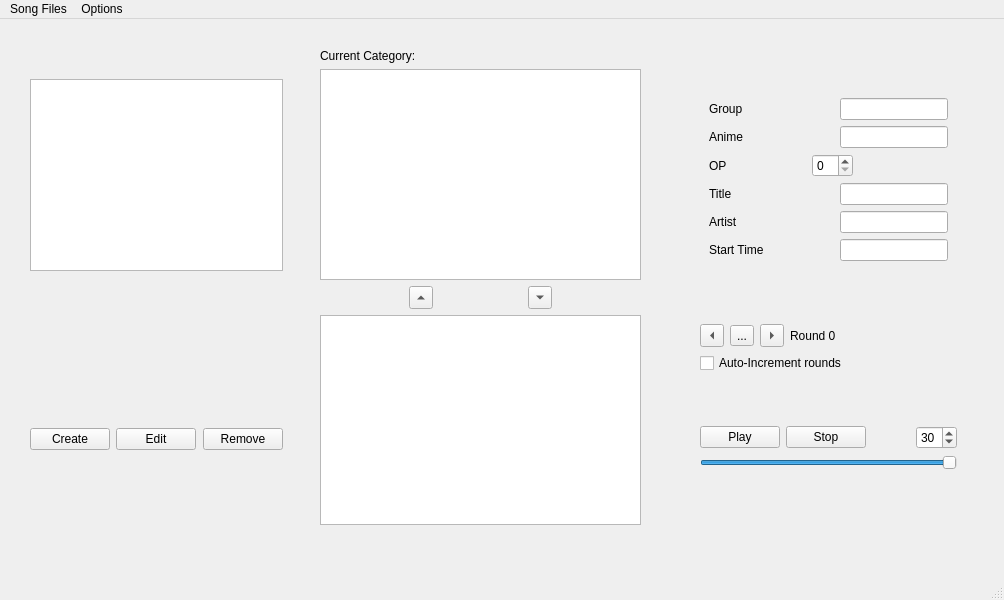
<?xml version="1.0" encoding="UTF-8"?>
<ui version="4.0">
 <class>MainWindow</class>
 <widget class="QMainWindow" name="MainWindow">
  <property name="geometry">
   <rect>
    <x>0</x>
    <y>0</y>
    <width>1004</width>
    <height>600</height>
   </rect>
  </property>
  <property name="windowTitle">
   <string>MainWindow</string>
  </property>
  <widget class="QWidget" name="centralwidget">
   <widget class="QWidget" name="layoutWidget">
    <property name="geometry">
     <rect>
      <x>30</x>
      <y>60</y>
      <width>253</width>
      <height>371</height>
     </rect>
    </property>
    <layout class="QVBoxLayout" name="category_layout">
     <item>
      <widget class="QListView" name="categoriesListView"/>
     </item>
     <item>
      <widget class="QLabel" name="category_description_label">
       <property name="text">
        <string/>
       </property>
      </widget>
     </item>
     <item>
      <spacer name="verticalSpacer_4">
       <property name="orientation">
        <enum>Qt::Vertical</enum>
       </property>
       <property name="sizeHint" stdset="0">
        <size>
         <width>20</width>
         <height>40</height>
        </size>
       </property>
      </spacer>
     </item>
     <item>
      <layout class="QHBoxLayout" name="category_button_layout">
       <item>
        <widget class="QPushButton" name="categoryCreateButton">
         <property name="text">
          <string>Create</string>
         </property>
        </widget>
       </item>
       <item>
        <spacer name="horizontalSpacer">
         <property name="orientation">
          <enum>Qt::Horizontal</enum>
         </property>
         <property name="sizeHint" stdset="0">
          <size>
           <width>40</width>
           <height>20</height>
          </size>
         </property>
        </spacer>
       </item>
       <item>
        <widget class="QPushButton" name="categoryEditButton">
         <property name="text">
          <string>Edit</string>
         </property>
        </widget>
       </item>
       <item>
        <spacer name="horizontalSpacer_2">
         <property name="orientation">
          <enum>Qt::Horizontal</enum>
         </property>
         <property name="sizeHint" stdset="0">
          <size>
           <width>40</width>
           <height>20</height>
          </size>
         </property>
        </spacer>
       </item>
       <item>
        <widget class="QPushButton" name="categoryRemoveButton">
         <property name="text">
          <string>Remove</string>
         </property>
        </widget>
       </item>
      </layout>
     </item>
    </layout>
   </widget>
   <widget class="QWidget" name="layoutWidget">
    <property name="geometry">
     <rect>
      <x>320</x>
      <y>30</y>
      <width>321</width>
      <height>476</height>
     </rect>
    </property>
    <layout class="QVBoxLayout" name="treeview_layout">
     <item>
      <widget class="QLabel" name="current_category_label">
       <property name="text">
        <string>Current Category:</string>
       </property>
      </widget>
     </item>
     <item>
      <widget class="QTreeView" name="songsInTreeView">
       <property name="dragEnabled">
        <bool>false</bool>
       </property>
       <property name="dragDropMode">
        <enum>QAbstractItemView::DragDrop</enum>
       </property>
       <property name="uniformRowHeights">
        <bool>false</bool>
       </property>
       <property name="sortingEnabled">
        <bool>true</bool>
       </property>
       <property name="headerHidden">
        <bool>true</bool>
       </property>
      </widget>
     </item>
     <item>
      <layout class="QHBoxLayout" name="horizontalLayout_2">
       <item>
        <spacer name="horizontalSpacer_3">
         <property name="orientation">
          <enum>Qt::Horizontal</enum>
         </property>
         <property name="sizeHint" stdset="0">
          <size>
           <width>40</width>
           <height>20</height>
          </size>
         </property>
        </spacer>
       </item>
       <item>
        <widget class="QToolButton" name="moveSongInButton">
         <property name="text">
          <string>...</string>
         </property>
         <property name="autoRaise">
          <bool>false</bool>
         </property>
         <property name="arrowType">
          <enum>Qt::UpArrow</enum>
         </property>
        </widget>
       </item>
       <item>
        <spacer name="horizontalSpacer_4">
         <property name="orientation">
          <enum>Qt::Horizontal</enum>
         </property>
         <property name="sizeHint" stdset="0">
          <size>
           <width>40</width>
           <height>20</height>
          </size>
         </property>
        </spacer>
       </item>
       <item>
        <widget class="QToolButton" name="moveSongOutButton">
         <property name="text">
          <string>...</string>
         </property>
         <property name="arrowType">
          <enum>Qt::DownArrow</enum>
         </property>
        </widget>
       </item>
       <item>
        <spacer name="horizontalSpacer_5">
         <property name="orientation">
          <enum>Qt::Horizontal</enum>
         </property>
         <property name="sizeHint" stdset="0">
          <size>
           <width>40</width>
           <height>20</height>
          </size>
         </property>
        </spacer>
       </item>
      </layout>
     </item>
     <item>
      <widget class="QTreeView" name="songsOutTreeView">
       <property name="dragEnabled">
        <bool>true</bool>
       </property>
       <property name="dragDropMode">
        <enum>QAbstractItemView::DragDrop</enum>
       </property>
       <property name="sortingEnabled">
        <bool>true</bool>
       </property>
       <property name="headerHidden">
        <bool>true</bool>
       </property>
      </widget>
     </item>
    </layout>
   </widget>
   <widget class="QWidget" name="layoutWidget">
    <property name="geometry">
     <rect>
      <x>700</x>
      <y>50</y>
      <width>257</width>
      <height>421</height>
     </rect>
    </property>
    <layout class="QVBoxLayout" name="song_layout">
     <item>
      <widget class="QStackedWidget" name="song_group_info_display">
       <property name="currentIndex">
        <number>0</number>
       </property>
       <widget class="QWidget" name="songInfoPage">
        <layout class="QVBoxLayout" name="verticalLayout_2">
         <item>
          <layout class="QVBoxLayout" name="verticalLayout">
           <item>
            <widget class="QLabel" name="fileNameLabel">
             <property name="text">
              <string/>
             </property>
            </widget>
           </item>
           <item>
            <layout class="QHBoxLayout" name="horizontalLayout_11">
             <item>
              <widget class="QLabel" name="label_6">
               <property name="text">
                <string>Group</string>
               </property>
              </widget>
             </item>
             <item>
              <widget class="QLineEdit" name="songGroupEdit">
               <property name="sizePolicy">
                <sizepolicy hsizetype="Fixed" vsizetype="Fixed">
                 <horstretch>0</horstretch>
                 <verstretch>0</verstretch>
                </sizepolicy>
               </property>
              </widget>
             </item>
            </layout>
           </item>
           <item>
            <layout class="QHBoxLayout" name="horizontalLayout_4">
             <item>
              <widget class="QLabel" name="label">
               <property name="text">
                <string>Anime</string>
               </property>
              </widget>
             </item>
             <item>
              <widget class="QLineEdit" name="songAnimeEdit">
               <property name="sizePolicy">
                <sizepolicy hsizetype="Fixed" vsizetype="Fixed">
                 <horstretch>0</horstretch>
                 <verstretch>0</verstretch>
                </sizepolicy>
               </property>
              </widget>
             </item>
            </layout>
           </item>
           <item>
            <layout class="QHBoxLayout" name="horizontalLayout_7">
             <item>
              <widget class="QLabel" name="label_5">
               <property name="text">
                <string>OP</string>
               </property>
              </widget>
             </item>
             <item>
              <widget class="QSpinBox" name="songOpSpinBox">
               <property name="sizePolicy">
                <sizepolicy hsizetype="Fixed" vsizetype="Fixed">
                 <horstretch>0</horstretch>
                 <verstretch>0</verstretch>
                </sizepolicy>
               </property>
              </widget>
             </item>
             <item>
              <spacer name="horizontalSpacer_8">
               <property name="orientation">
                <enum>Qt::Horizontal</enum>
               </property>
               <property name="sizeType">
                <enum>QSizePolicy::Fixed</enum>
               </property>
               <property name="sizeHint" stdset="0">
                <size>
                 <width>95</width>
                 <height>20</height>
                </size>
               </property>
              </spacer>
             </item>
            </layout>
           </item>
           <item>
            <layout class="QHBoxLayout" name="horizontalLayout_5">
             <item>
              <widget class="QLabel" name="label_2">
               <property name="text">
                <string>Title</string>
               </property>
              </widget>
             </item>
             <item>
              <widget class="QLineEdit" name="songTitleEdit">
               <property name="sizePolicy">
                <sizepolicy hsizetype="Fixed" vsizetype="Fixed">
                 <horstretch>0</horstretch>
                 <verstretch>0</verstretch>
                </sizepolicy>
               </property>
              </widget>
             </item>
            </layout>
           </item>
           <item>
            <layout class="QHBoxLayout" name="horizontalLayout_6">
             <item>
              <widget class="QLabel" name="label_3">
               <property name="text">
                <string>Artist</string>
               </property>
              </widget>
             </item>
             <item>
              <widget class="QLineEdit" name="songArtistEdit">
               <property name="sizePolicy">
                <sizepolicy hsizetype="Fixed" vsizetype="Fixed">
                 <horstretch>0</horstretch>
                 <verstretch>0</verstretch>
                </sizepolicy>
               </property>
              </widget>
             </item>
            </layout>
           </item>
           <item>
            <layout class="QHBoxLayout" name="horizontalLayout_8">
             <item>
              <widget class="QLabel" name="label_4">
               <property name="text">
                <string>Start Time</string>
               </property>
              </widget>
             </item>
             <item>
              <widget class="QLineEdit" name="songStartTimeEdit">
               <property name="sizePolicy">
                <sizepolicy hsizetype="Fixed" vsizetype="Fixed">
                 <horstretch>0</horstretch>
                 <verstretch>0</verstretch>
                </sizepolicy>
               </property>
               <property name="text">
                <string/>
               </property>
              </widget>
             </item>
            </layout>
           </item>
          </layout>
         </item>
        </layout>
       </widget>
       <widget class="QWidget" name="groupInfoPage">
        <layout class="QVBoxLayout" name="verticalLayout_3">
         <item>
          <widget class="QLabel" name="empty_label">
           <property name="text">
            <string/>
           </property>
          </widget>
         </item>
         <item>
          <layout class="QHBoxLayout" name="horizontalLayout_12">
           <item>
            <widget class="QLabel" name="label_7">
             <property name="text">
              <string>Group</string>
             </property>
            </widget>
           </item>
           <item>
            <widget class="QLineEdit" name="group_name_edit">
             <property name="sizePolicy">
              <sizepolicy hsizetype="Fixed" vsizetype="Fixed">
               <horstretch>0</horstretch>
               <verstretch>0</verstretch>
              </sizepolicy>
             </property>
            </widget>
           </item>
          </layout>
         </item>
         <item>
          <spacer name="verticalSpacer">
           <property name="orientation">
            <enum>Qt::Vertical</enum>
           </property>
           <property name="sizeHint" stdset="0">
            <size>
             <width>20</width>
             <height>40</height>
            </size>
           </property>
          </spacer>
         </item>
        </layout>
       </widget>
      </widget>
     </item>
     <item>
      <spacer name="verticalSpacer_2">
       <property name="orientation">
        <enum>Qt::Vertical</enum>
       </property>
       <property name="sizeHint" stdset="0">
        <size>
         <width>20</width>
         <height>40</height>
        </size>
       </property>
      </spacer>
     </item>
     <item>
      <layout class="QHBoxLayout" name="horizontalLayout">
       <item>
        <widget class="QToolButton" name="prevRoundButton">
         <property name="text">
          <string/>
         </property>
         <property name="toolButtonStyle">
          <enum>Qt::ToolButtonIconOnly</enum>
         </property>
         <property name="arrowType">
          <enum>Qt::LeftArrow</enum>
         </property>
        </widget>
       </item>
       <item>
        <widget class="QToolButton" name="round_reset_button">
         <property name="text">
          <string>...</string>
         </property>
        </widget>
       </item>
       <item>
        <widget class="QToolButton" name="nextRoundButton">
         <property name="text">
          <string/>
         </property>
         <property name="toolButtonStyle">
          <enum>Qt::ToolButtonIconOnly</enum>
         </property>
         <property name="arrowType">
          <enum>Qt::RightArrow</enum>
         </property>
        </widget>
       </item>
       <item>
        <widget class="QLabel" name="roundLabel">
         <property name="text">
          <string>Round 0</string>
         </property>
        </widget>
       </item>
      </layout>
     </item>
     <item>
      <widget class="QCheckBox" name="autoIncrementRounds_checkbox">
       <property name="text">
        <string>Auto-Increment rounds</string>
       </property>
      </widget>
     </item>
     <item>
      <spacer name="verticalSpacer_3">
       <property name="orientation">
        <enum>Qt::Vertical</enum>
       </property>
       <property name="sizeHint" stdset="0">
        <size>
         <width>20</width>
         <height>40</height>
        </size>
       </property>
      </spacer>
     </item>
     <item>
      <layout class="QHBoxLayout" name="horizontalLayout_9">
       <item>
        <widget class="QPushButton" name="playButton">
         <property name="text">
          <string>Play</string>
         </property>
        </widget>
       </item>
       <item>
        <widget class="QPushButton" name="stopButton">
         <property name="text">
          <string>Stop</string>
         </property>
        </widget>
       </item>
       <item>
        <spacer name="horizontalSpacer_7">
         <property name="orientation">
          <enum>Qt::Horizontal</enum>
         </property>
         <property name="sizeHint" stdset="0">
          <size>
           <width>40</width>
           <height>20</height>
          </size>
         </property>
        </spacer>
       </item>
       <item>
        <widget class="QSpinBox" name="guessTime">
         <property name="toolTip">
          <string>Guess Time</string>
         </property>
         <property name="minimum">
          <number>5</number>
         </property>
         <property name="value">
          <number>30</number>
         </property>
        </widget>
       </item>
      </layout>
     </item>
     <item>
      <widget class="QSlider" name="volumeSlider">
       <property name="sliderPosition">
        <number>99</number>
       </property>
       <property name="orientation">
        <enum>Qt::Horizontal</enum>
       </property>
      </widget>
     </item>
     <item>
      <widget class="QSplitter" name="splitter">
       <property name="orientation">
        <enum>Qt::Horizontal</enum>
       </property>
       <widget class="QLabel" name="current_position_label">
        <property name="text">
         <string/>
        </property>
       </widget>
      </widget>
     </item>
    </layout>
   </widget>
  </widget>
  <widget class="QMenuBar" name="menubar">
   <property name="geometry">
    <rect>
     <x>0</x>
     <y>0</y>
     <width>1004</width>
     <height>22</height>
    </rect>
   </property>
   <widget class="QMenu" name="menuSongFiles">
    <property name="title">
     <string>Song Files</string>
    </property>
    <addaction name="separator"/>
    <addaction name="scan_songs"/>
    <addaction name="remove_missing_songs"/>
   </widget>
   <widget class="QMenu" name="menuOptions">
    <property name="title">
     <string>Options</string>
    </property>
    <addaction name="menuFullscreen"/>
    <addaction name="menuShowCategories"/>
    <addaction name="continuous_mode"/>
    <addaction name="always_show_video"/>
   </widget>
   <addaction name="menuSongFiles"/>
   <addaction name="menuOptions"/>
  </widget>
  <widget class="QStatusBar" name="statusbar"/>
  <action name="menuNewGame">
   <property name="text">
    <string>New Game</string>
   </property>
  </action>
  <action name="menuEndGame">
   <property name="text">
    <string>End Game</string>
   </property>
  </action>
  <action name="menuFullscreen">
   <property name="checkable">
    <bool>true</bool>
   </property>
   <property name="text">
    <string>Fullscreen</string>
   </property>
  </action>
  <action name="menuShowCategories">
   <property name="checkable">
    <bool>true</bool>
   </property>
   <property name="text">
    <string>Show Categories</string>
   </property>
  </action>
  <action name="scan_songs">
   <property name="text">
    <string>Scan Song Folder</string>
   </property>
  </action>
  <action name="media_player_mode">
   <property name="checkable">
    <bool>true</bool>
   </property>
   <property name="text">
    <string>Continuous Mode</string>
   </property>
  </action>
  <action name="remove_missing_songs">
   <property name="text">
    <string>Remove Missing Songs</string>
   </property>
  </action>
  <action name="continuous_mode">
   <property name="checkable">
    <bool>true</bool>
   </property>
   <property name="text">
    <string>Continuous Mode</string>
   </property>
  </action>
  <action name="always_show_video">
   <property name="checkable">
    <bool>true</bool>
   </property>
   <property name="text">
    <string>Always Show Video</string>
   </property>
  </action>
 </widget>
 <resources/>
 <connections/>
</ui>
